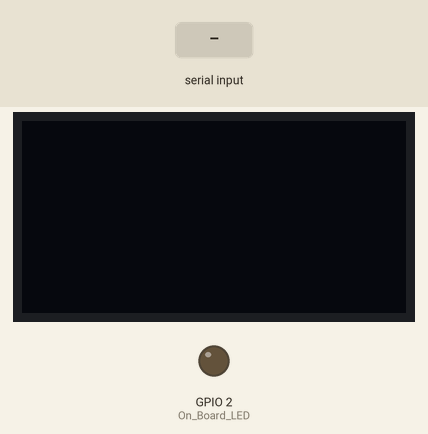
Bench run of a sketch on a simulated ESP8266 (NodeMCU). Parts: 128×64 one-colour display, output pins drawn as LEDs (lit = HIGH). Dashed ring = blinking. The test bench sets the inputs (shaded band). WiFi joins after 1.5 s; servers stay silent unless stated; what the sketch prints to the serial monitor is not drawn.

Above: at 2.7 s.
2.8 s: "90,45\n" received over the second serial link
At 13.9 s:
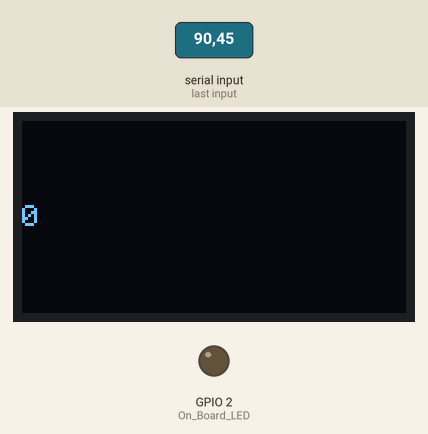
14.5 s: "30,150\n" received over the second serial link
At 21.8 s:
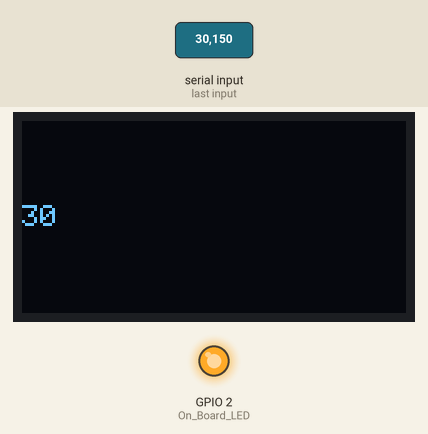
24.5 s: "0\n" received over the second serial link
At 33.5 s:
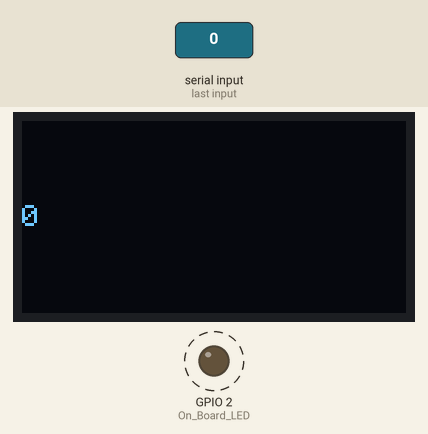
Timing chart, 0 to 35.0 s (numbered marks = the images above; inputs shaded):
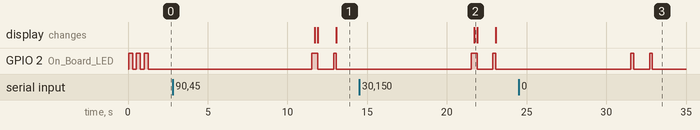

Measured:
- after the input at 2.8 s, GPIO 2 (On_Board_LED): LOW → HIGH after 8.7 s, → LOW 0.35 s later, → HIGH 1.0 s later, → LOW 0.18 s later; the display: first changes after 8.9 s (image 1 shows a later state)
- after the input at 14.5 s, GPIO 2 (On_Board_LED): LOW → HIGH after 7.0 s, → LOW 0.35 s later, → HIGH 1.0 s later, → LOW 0.18 s later; the display: changes after 7.2 s (image 2)
- after the input at 24.5 s, GPIO 2 (On_Board_LED): alternates HIGH for 0.18 s and LOW for 1.0 s, 4 changes in all, then stays LOW, starting after 7.0 s

The sketch:

ParseInt_testing.ino
```cpp
#include <SPI.h>
#include <Wire.h>
#include <Adafruit_GFX.h>
#include <Adafruit_SSD1306.h>

#if defined(ESP32)
  #include <WiFi.h>
#elif defined(ESP8266)
  #include <ESP8266WiFi.h>
#endif
#include <Firebase_ESP_Client.h>
//========================================

//======================================== Insert your network credentials.
#define WIFI_SSID "Labro"
#define WIFI_PASSWORD "OedipusElectra1993"
//========================================

//Provide the token generation process info.
#include "addons/TokenHelper.h"

//Provide the RTDB payload printing info and other helper functions.
#include "addons/RTDBHelper.h"

// Defines the Digital Pin of the "On Board LED".
#define On_Board_LED 2

// Insert Firebase project API Key
#define API_KEY "AIzaSyBOHSeBCviQEJHEREcpAYDAXI36tciFJlE"

// Insert RTDB URLefine the RTDB URL */
#define DATABASE_URL "https://esp32-testing-959e3-default-rtdb.asia-southeast1.firebasedatabase.app/"

#define SCREEN_WIDTH 128 // OLED display width, in pixels
#define SCREEN_HEIGHT 64 // OLED display height, in pixels

// Declaration for SSD1306 display connected using I2C
#define OLED_RESET     -1 // Reset pin # (or -1 if sharing Arduino reset pin)
#define SCREEN_ADDRESS 0x3C
Adafruit_SSD1306 display(SCREEN_WIDTH, SCREEN_HEIGHT, &Wire, OLED_RESET);

#define RXp2 16
#define TXp2 17

// Define Firebase Data object.
FirebaseData fbdo;

// Define firebase authentication.
FirebaseAuth auth;

// Definee firebase configuration.
FirebaseConfig config;

//======================================== Millis variable to send/store data to firebase database.
unsigned long sendDataPrevMillis = 0;
const long sendDataIntervalMillis = 10000; //--> Sends/stores data to firebase database every 10 seconds.
//========================================

// Boolean variable for sign in status.
bool signupOK = false;

int test = 0;

void setup() {
  if(!display.begin(SSD1306_SWITCHCAPVCC, SCREEN_ADDRESS)) {
    Serial.println(F("SSD1306 allocation failed"));
    for(;;); // Don't proceed, loop forever
  }
  // put your setup code here, to run once:
  Serial.begin(115200);
  Serial2.begin(9600, SERIAL_8N1, RXp2, TXp2);
  display.clearDisplay();

   pinMode(On_Board_LED, OUTPUT);

  //---------------------------------------- The process of connecting the WiFi on the ESP32 to the WiFi Router/Hotspot.
  WiFi.mode(WIFI_STA);
  WiFi.begin(WIFI_SSID, WIFI_PASSWORD);
  Serial.println("---------------Connection");
  Serial.print("Connecting to : ");
  Serial.println(WIFI_SSID);
  while (WiFi.status() != WL_CONNECTED){
    Serial.print(".");

    digitalWrite(On_Board_LED, HIGH);
    delay(250);
    digitalWrite(On_Board_LED, LOW);
    delay(250);
  }
  digitalWrite(On_Board_LED, LOW);
  Serial.println();
  Serial.print("Successfully connected to : ");
  Serial.println(WIFI_SSID);
  //Serial.print("IP : ");
  //Serial.println(WiFi.localIP());
  Serial.println("---------------");
  //----------------------------------------

  // Assign the api key (required).
  config.api_key = API_KEY;

  // Assign the RTDB URL (required).
  config.database_url = DATABASE_URL;

  // Sign up.
  Serial.println();
  Serial.println("---------------Sign up");
  Serial.print("Sign up new user... ");
  if (Firebase.signUp(&config, &auth, "", "")){
    Serial.println("ok");
    signupOK = true;
  }
  else{
    Serial.printf("%s\n", config.signer.signupError.message.c_str());
  }
  Serial.println("---------------");

  // Assign the callback function for the long running token generation task.
  config.token_status_callback = tokenStatusCallback; //--> see addons/TokenHelper.h

  Firebase.begin(&config, &auth);
  Firebase.reconnectWiFi(true);
}
void loop() {
   if (Firebase.ready() && signupOK && (millis() - sendDataPrevMillis > sendDataIntervalMillis || sendDataPrevMillis == 0)){
    sendDataPrevMillis = millis();

    while(Serial2.available()>0){
    test = Serial2.parseInt();
    /*while(Serial2.available()>0){
    }*/

    Serial.println();
    Serial.println("---------------Store Data");
    digitalWrite(On_Board_LED, HIGH);

    if (Firebase.RTDB.setFloat(&fbdo, "Test/Lux", test)) {
      Serial.println("PASSED");
      Serial.println("PATH: " + fbdo.dataPath());
      Serial.println("TYPE: " + fbdo.dataType());

      Serial.println(test);
      display.setTextSize(1);
      display.setTextColor(WHITE);
      display.setCursor(0,28);
      display.println(test);
      display.display();
      display.clearDisplay();
    }
    else {
      Serial.println("FAILED");
      Serial.println("REASON: " + fbdo.errorReason());
    }

    digitalWrite(On_Board_LED, LOW);
    Serial.println("---------------");
    //Serial.println(Serial2.readString());
    }
  }
}
```
